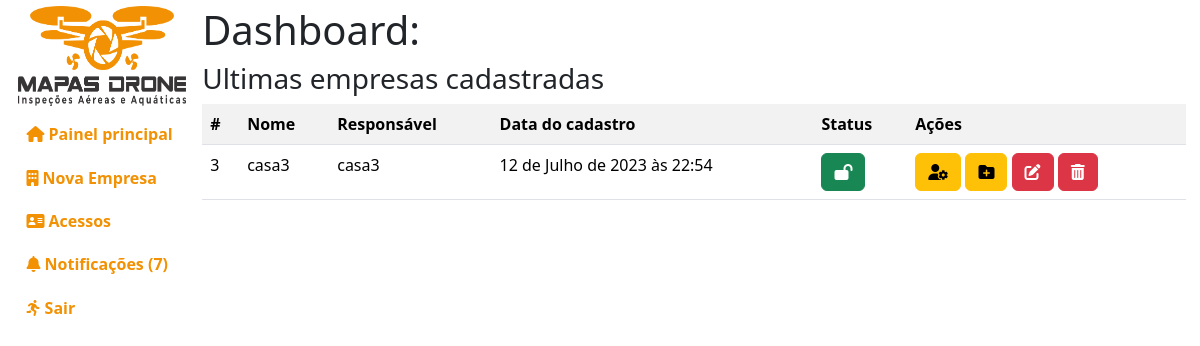
The page /administracao/ (signed in) on the database as committed earlier.
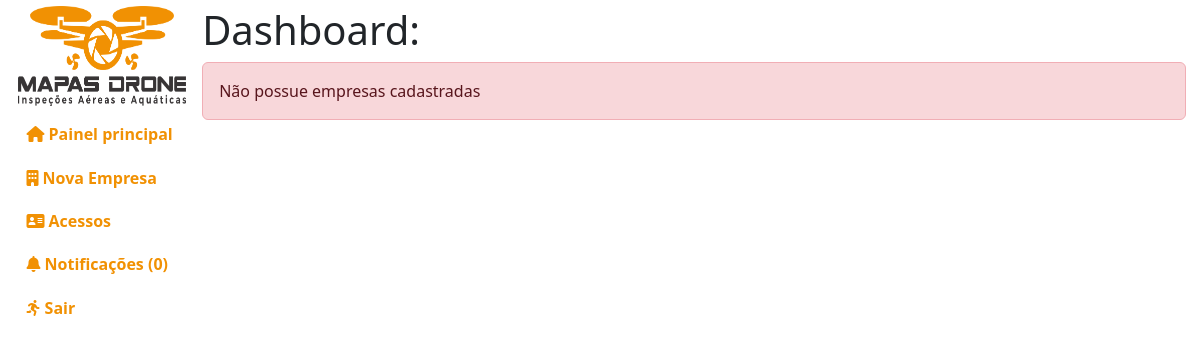
The same page on the database as committed later.
### empresa/models.py (models this page shows, shortened)
class Empresa(models.Model):
    cnpj = models.CharField(max_length=18, default="", unique=True)
    slug_da_empresa = models.CharField(max_length=255, default="", unique=True)
    nome_da_empresa = models.CharField(max_length=255, default="", unique=True)
    nome_do_responsavel = models.CharField(
        max_length=255, default="", unique=True)
    telefone = models.CharField(max_length=16, default="", unique=True)
    pasta = models.CharField(max_length=255, default="")
    criado = models.DateTimeField(default=timezone.now)
    ativo = models.BooleanField(default=True)
    class Meta:
        db_table = "empresa"
        verbose_name = "Empresa"
        verbose_name_plural = "Empresas"
        ordering = ["-id"]

### administracao/views.py (the view)
# urls.py: path("", views.index),
def index(request):
    if request.user.is_authenticated and request.user.is_superuser:
        empresas = Empresa.objects.all()
        notificacoes = pega_notificacoes(request=request)
        context = {"empresas": empresas,
                   "notificacoes": notificacoes, "aviso": aviso(request)}
        return render(request, "administracao/public/home.html", context)
    info(request, msg="Você não tem permissão para acessar essa página!")
    return redirect("/")

### index/auxiliar.py (called while the page is built)
def pega_notificacoes(request):
    try:
        login = Login.objects.get(usuario=request.user)
        notificacoes = Notificacoes.objects.filter(empresa=login.empresa)
    except:
        notificacoes = Notificacoes.objects.all()
    return notificacoes

def aviso(request):
    nl = 0
    aviso = False
    for n in pega_notificacoes(request=request):
        if not n.visto:
            nl += 1
    if nl > 0:
        aviso = True
    return aviso

### templates/administracao/public/home.html (shortened to what this page needs)
{% extends 'base.html' %}
{% load static %}
{% load django_bootstrap5 %}
{% block css %}
<link rel="stylesheet" href="{% static 'index/css/administracao.css' %}">
{% endblock %}
{% block ld %}
<h1>Dashboard:</h1>
<div class="ultimas-empresas">
    {% if empresas %}
        <h3>Ultimas empresas cadastradas</h3>
        <table class="table table-striped">
            <tr>
                <th>#</th>
                <th>Nome</th>
                <th>Respons&aacute;vel</th>
                <th>Data do cadastro</th>
                <th>Status</th>
                <th>A&ccedil;&otilde;es</th>
            </tr>
            {% for empresa in empresas%}
            <tr>
                <td>{{empresa.id}}</td>
                <td>{{empresa.nome_da_empresa}}</td>
                <td>{{empresa.nome_do_responsavel}}</td>
                <td>{{empresa.criado}}</td>
                <td>
                    {% if empresa.ativo %}
                        <a class="btn btn-success" href="/empresa/ativar/{{empresa.id}}/desativar/"
                            data-toggle="tooltip" data-placement="top" title="Ativa/Desativar empresa">
                            <i class="fa-solid fa-lock-open"></i>
                        </a>
                    {% else %}
                        <a class="btn btn-danger" href="/empresa/ativar/{{empresa.id}}/ativar/"
                            data-toggle="tooltip" data-placement="top" title="Ativa/Desativar empresa">
                            <i class="fa-solid fa-lock"></i>
                        </a>
                    {% endif %}
                </td>
                <td>
                    <a class="btn btn-warning" href="usuarios/{{empresa.slug_da_empresa}}"
                        data-toggle="tooltip" data-placement="top" title="Gerenciar usu&aacute;rios">
                        <i class="fa-solid fa-user-gear"></i>
                    </a>
                    <a class="btn btn-warning" href="projetos/{{empresa.slug_da_empresa}}"
                        data-toggle="tooltip" data-placement="top" title="Gerenciar Projetos">
                        <i class="fa-solid fa-folder-plus"></i>
                    </a>
                    <a class="btn btn-danger" href="/empresa/editar/{{empresa.id}}"
                        data-toggle="tooltip" data-placement="top" title="Editar empresa">
                        <i class="fa-solid fa-pen-to-square"></i>
                    </a>
                    <a class="btn btn-danger" href="/empresa/excluir/{{empresa.id}}"
                    data-toggle="tooltip" data-placement="top" title="Excluir empresa">
                        <i class="fa-solid fa-trash-can"></i>
                    </a>
                </td>
            </tr>
            {% endfor %}
        </table>
    {% else %}
        <div class="alert alert-danger">N&atilde;o possue empresas cadastradas</div>
    {% endif %}
</div>
{% endblock %}

Rows that differ between the two databases and show on the page:
removed Empresa: id "3", nome_da_empresa "casa3", nome_do_responsavel "casa3", criado "12 de Julho de 2023 às 22:54"
Other text that changed with them:
{{ notificacoes|length }}: "7" → "0"
text no longer shown: "Ultimas empresas cadastradas # Nome Responsável Data do cadastro Status Ações"
text now shown: "Não possue empresas cadastradas"
